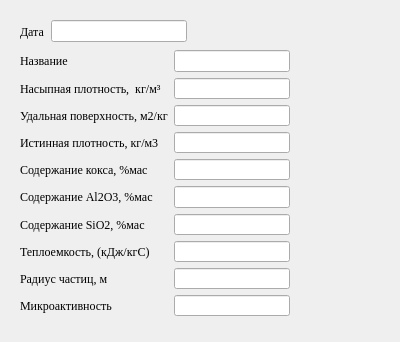
<?xml version="1.0" encoding="UTF-8"?>
<ui version="4.0">
 <class>Form</class>
 <widget class="QWidget" name="Form">
  <property name="geometry">
   <rect>
    <x>0</x>
    <y>0</y>
    <width>400</width>
    <height>342</height>
   </rect>
  </property>
  <property name="font">
   <font>
    <family>Times New Roman</family>
    <pointsize>9</pointsize>
   </font>
  </property>
  <property name="windowTitle">
   <string> catalis</string>
  </property>
  <property name="windowOpacity">
   <double>0.000000000000000</double>
  </property>
  <widget class="QWidget" name="">
   <property name="geometry">
    <rect>
     <x>20</x>
     <y>20</y>
     <width>167</width>
     <height>23</height>
    </rect>
   </property>
   <layout class="QHBoxLayout" name="horizontalLayout">
    <item>
     <widget class="QLabel" name="label">
      <property name="text">
       <string>Дата</string>
      </property>
     </widget>
    </item>
    <item>
     <widget class="QLineEdit" name="lineEdit_11"/>
    </item>
   </layout>
  </widget>
  <widget class="QWidget" name="">
   <property name="geometry">
    <rect>
     <x>20</x>
     <y>50</y>
     <width>270</width>
     <height>266</height>
    </rect>
   </property>
   <layout class="QGridLayout" name="gridLayout">
    <item row="0" column="0">
     <widget class="QLabel" name="label_3">
      <property name="text">
       <string>Название</string>
      </property>
     </widget>
    </item>
    <item row="0" column="1">
     <widget class="QLineEdit" name="lineEdit"/>
    </item>
    <item row="1" column="0">
     <widget class="QLabel" name="label_2">
      <property name="text">
       <string>Насыпная плотность,  кг/м³ </string>
      </property>
     </widget>
    </item>
    <item row="1" column="1">
     <widget class="QLineEdit" name="lineEdit_3"/>
    </item>
    <item row="2" column="0">
     <widget class="QLabel" name="label_4">
      <property name="text">
       <string>Удальная поверхность, м2/кг</string>
      </property>
     </widget>
    </item>
    <item row="2" column="1">
     <widget class="QLineEdit" name="lineEdit_2"/>
    </item>
    <item row="3" column="0">
     <widget class="QLabel" name="label_5">
      <property name="text">
       <string>Истинная плотность, кг/м3</string>
      </property>
     </widget>
    </item>
    <item row="3" column="1">
     <widget class="QLineEdit" name="lineEdit_9"/>
    </item>
    <item row="4" column="0">
     <widget class="QLabel" name="label_6">
      <property name="text">
       <string>Содержание кокса, %мас</string>
      </property>
     </widget>
    </item>
    <item row="4" column="1">
     <widget class="QLineEdit" name="lineEdit_8"/>
    </item>
    <item row="5" column="0">
     <widget class="QLabel" name="label_7">
      <property name="text">
       <string>Содержание Al2O3, %мас</string>
      </property>
     </widget>
    </item>
    <item row="5" column="1">
     <widget class="QLineEdit" name="lineEdit_4"/>
    </item>
    <item row="6" column="0">
     <widget class="QLabel" name="label_8">
      <property name="text">
       <string>Содержание SiO2, %мас</string>
      </property>
     </widget>
    </item>
    <item row="6" column="1">
     <widget class="QLineEdit" name="lineEdit_7"/>
    </item>
    <item row="7" column="0">
     <widget class="QLabel" name="label_9">
      <property name="text">
       <string>Теплоемкость, (кДж/кгС)</string>
      </property>
     </widget>
    </item>
    <item row="7" column="1">
     <widget class="QLineEdit" name="lineEdit_6"/>
    </item>
    <item row="8" column="0">
     <widget class="QLabel" name="label_10">
      <property name="text">
       <string>Радиус частиц, м</string>
      </property>
     </widget>
    </item>
    <item row="8" column="1">
     <widget class="QLineEdit" name="lineEdit_5"/>
    </item>
    <item row="9" column="0">
     <widget class="QLabel" name="label_11">
      <property name="text">
       <string>Микроактивность</string>
      </property>
     </widget>
    </item>
    <item row="9" column="1">
     <widget class="QLineEdit" name="lineEdit_10"/>
    </item>
   </layout>
  </widget>
 </widget>
 <resources/>
 <connections/>
</ui>
